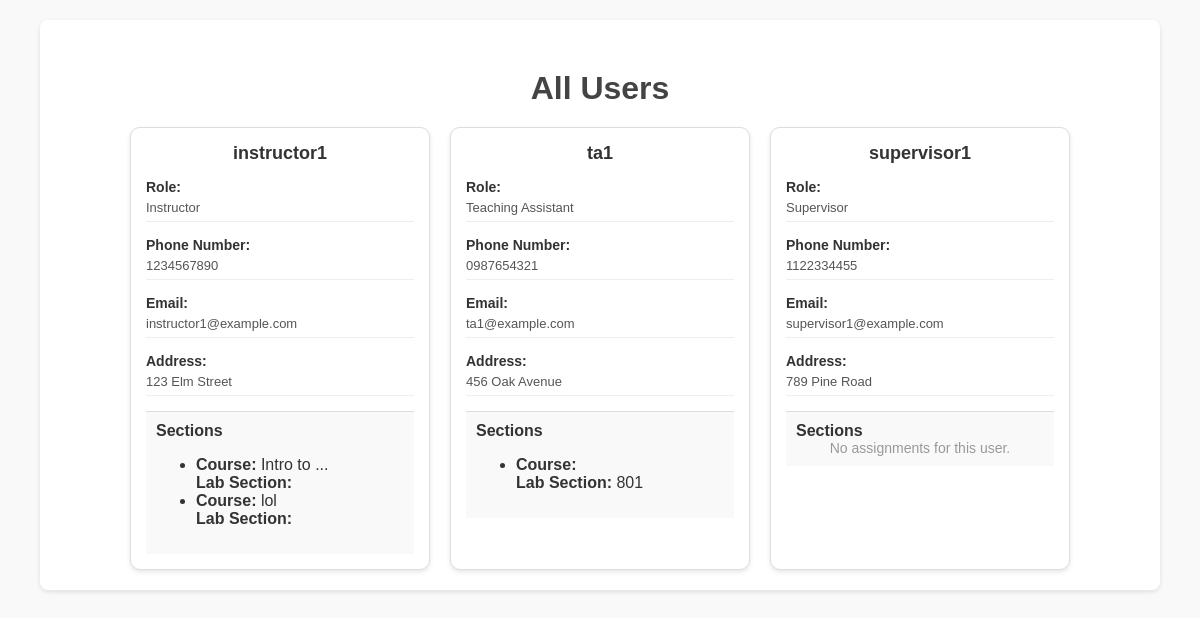
The page /userall/ on the database as committed earlier.
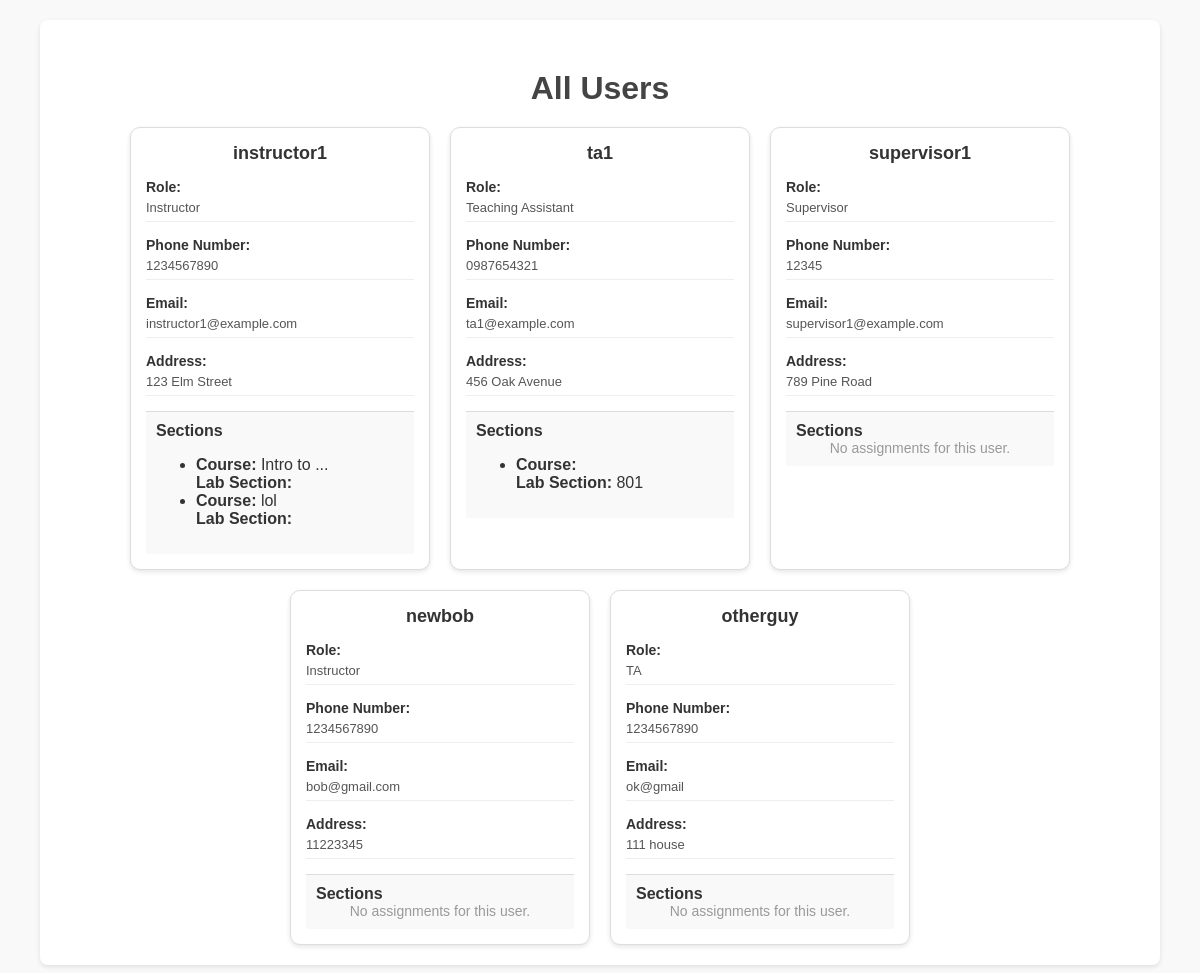
The same page on the database as committed later.
### scheduler/models.py (models this page shows, shortened)
class User(models.Model):
    INSTRUCTOR = 'Instructor'
    TEACHING_ASSISTANT = 'Teaching Assistant'
    SUPERVISOR = 'Supervisor'
    ROLE_CHOICES = [
        (INSTRUCTOR, 'Instructor'),
        (TEACHING_ASSISTANT, 'Teaching Assistant'),
        (SUPERVISOR, 'Supervisor'),
    ]
    user_id = models.AutoField(primary_key=True) #Unigue id, for now just pk
    username = models.CharField(max_length=25, unique=True)
    password = models.CharField(max_length=50)
    role = models.CharField(max_length=20, choices=ROLE_CHOICES)# Instructor or Teaching Assistant or Supervisor
    email = models.CharField(max_length=255, blank=True, null=True)
    phone_number = models.CharField(max_length=15, blank=True, null=True)
    address = models.CharField(max_length=255, blank=True, null=True)

class Assignments(models.Model):
    assignment_id = models.AutoField(primary_key=True)
    user = models.ForeignKey(User, on_delete=models.CASCADE, related_name='assignments') # User and course are required
    course = models.ForeignKey(Course, on_delete=models.CASCADE, related_name='assignments', null=True)
    lab = models.ForeignKey(Lab, on_delete=models.CASCADE, related_name='assignments', null=True, default = '') # Lab can be null (eg user is assigned to course and not a lab)

class Course(models.Model):
    course_id = models.AutoField(primary_key=True) #Unigue id, for now just pk
    course_code = models.CharField(max_length=20, unique=True) #Ex CS101
    course_name = models.CharField(max_length=50) #Ex. Intro to SE

class Lab(models.Model):
    lab_id = models.AutoField(primary_key=True) #Unigue id, for now just pk
    course = models.ForeignKey('Course', on_delete=models.CASCADE, related_name='labs',null=True)
    section_number = models.CharField(max_length=25) #EX 808,801

### scheduler/views.py (the view, shortened to what this page needs)
# urls.py: path('userall/', userAll.as_view(), name='user_all'),
class userAll(View):
    def get(self, request):
        users = User.objects.all()
        courses = Course.objects.all()
        assignments = Assignments.objects.all()
        context = {
            'users': users,
            'courses': courses,
            'assignments': assignments,
        }
        return render(request, 'user_all.html', context)

### templates/user_all.html (shortened to what this page needs)
<!DOCTYPE html>
<html lang="en">
<head>
</head>
<body>
    <div class="section">
        <h1>All Users</h1>
        <div class="container">
            {% for user in users %}
            <div class="block">
                <h2>{{ user.username }}</h2>
                <div class="info">
                    <label>Role:</label>
                    <span>{{ user.role }}</span>
                </div>
                <div class="info">
                    <label>Phone Number:</label>
                    <span>{{ user.phone_number }}</span>
                </div>
                <div class="info">
                    <label>Email:</label>
                    <span>{{ user.email }}</span>
                </div>
                <div class="info">
                    <label>Address:</label>
                    <span>{{ user.address }}</span>
                </div>
                <div class="sections">
                    <div class="section-title">Sections</div>
                    {% with user.assignments.all as user_assignments %}
                    {% if user_assignments %}
                    <ul>
                        {% for assignment in user_assignments %}
                        <li>
                            <strong>Course:</strong> {{ assignment.course.course_name }} <br>
                            <strong>Lab Section:</strong> {{ assignment.lab.section_number }}
                        </li>
                        {% endfor %}
                    </ul>
                    {% else %}
                    <div class="no-assignments">No assignments for this user.</div>
                    {% endif %}
                    {% endwith %}
                </div>
            </div>
            {% empty %}
            <div class="no-data">No users found.</div>
            {% endfor %}
        </div>
    </div>
</body>
</html>

### templates/user_all.html (style rules this page uses)
body { font-family: Arial, sans-serif; margin: 0; padding: 0; background-color: #f9f9f9; color: #333; }
h1 { text-align: center; margin: 30px 0 10px; font-size: 2rem; color: #444; }
.container { display: flex; flex-wrap: wrap; justify-content: center; gap: 20px; margin-top: 20px; }
.section { margin: 20px auto; width: 90%; background-color: #fff; padding: 20px; box-shadow: 0 2px 5px rgba(0, 0, 0, 0.1); border-radius: 8px; }
.block { background-color: #fff; border: 1px solid #ddd; border-radius: 10px; box-shadow: 0 2px 5px rgba(0, 0, 0, 0.1); width: 300px; padding: 15px; box-sizing: border-box; }
.block h2 { margin-top: 0; margin-bottom: 10px; color: #333; text-align: center; font-size: 18px; }
.info { margin-bottom: 10px; padding: 5px 0; border-bottom: 1px solid #eee; }
.info label { display: block; font-weight: bold; margin-bottom: 3px; font-size: 14px; }
.info span { color: #555; font-size: 13px; }
.sections { margin-top: 15px; padding: 10px; background-color: #f9f9f9; border-top: 1px solid #ddd; }
.section-title { font-size: 16px; font-weight: bold; }
.no-assignments { font-size: 14px; color: #999; text-align: center; }

Rows that differ between the two databases and show on the page:
changed User "supervisor1": phone_number "1122334455" → "12345"
added User: username "newbob", role "Instructor", phone_number "1234567890", email "bob@gmail.com", address "11223345", shows "No assignments for this user."
added User: username "otherguy", role "TA", phone_number "1234567890", email "ok@gmail", address "111 house", shows "No assignments for this user."
